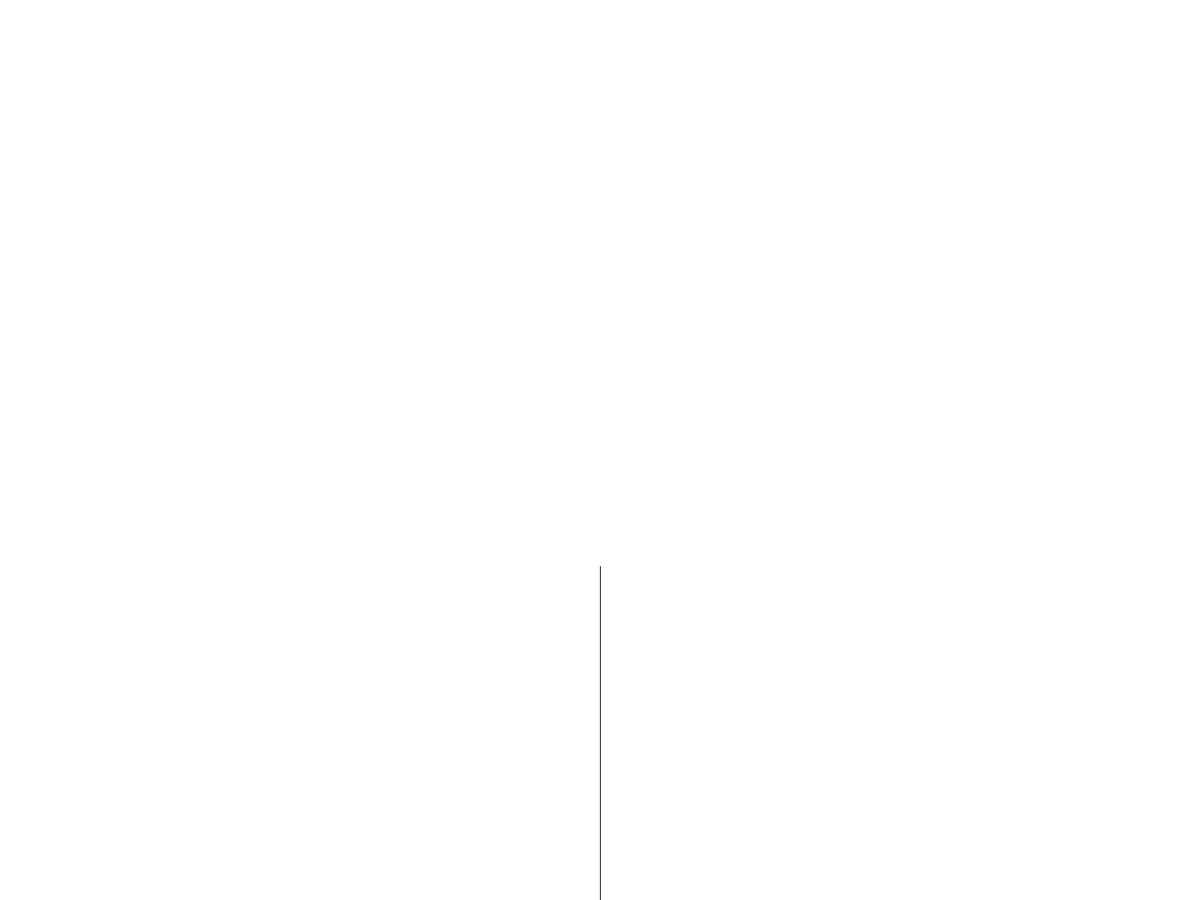
Frame 1 (no input)
Frame 60 (the mouse pressed at the canvas centre just before this capture): identical to frame 1, image omitted
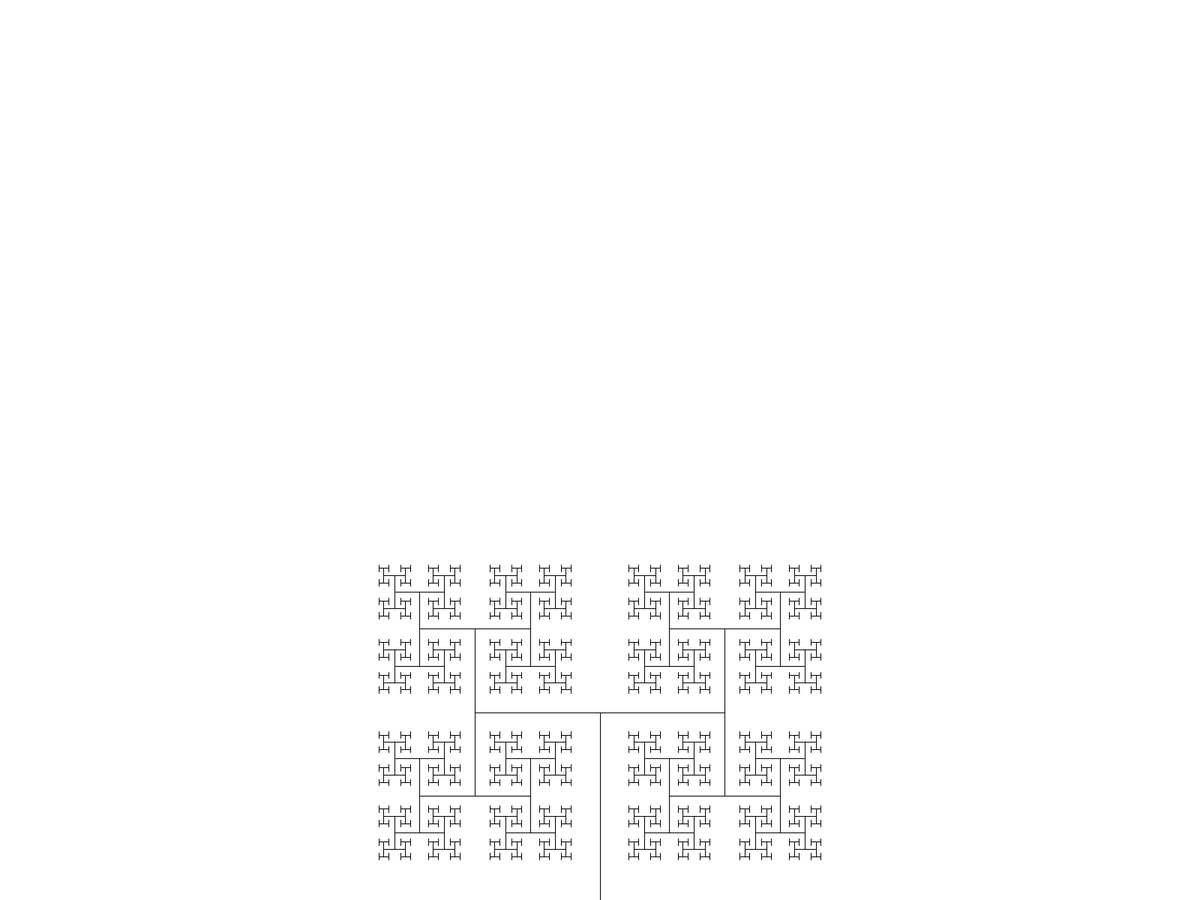
Frame 120 (the mouse held since frame 60 and released just before this capture)

The Processing sketch that drew these frames (run headless with seeded random() and noise(); from frame 60 on, the mouse is pressed at the canvas centre):

// Processing sketch: BinaryTree
// ── BinaryTree.pde
float scrW, scrH;
float rootLength = 300;
int treeDepth = 10;
int numOfNodes = 4;
float angle = 60; // degrees
float ratioBasis = 2.0/3;

void setup()
{
  fullScreen();
  stroke(0);
  strokeWeight(1);
  drawTree();
}

void draw()
{
  if (pmouseX - mouseX != 0 || pmouseY - mouseY !=0 ) drawTree();
}
 
void drawTree()
{
  background(255);
  rootLength = 150 + 200 * (1.0*mouseX/width);
  angle = 180 * (1.0*mouseY/height);
  line(width/2, height, width/2, height - rootLength );
  drawBrench(0, width/2, height, width/2, height-rootLength);
}

void drawBrench(int level, float px, float py, float x, float y)
{
  if (level < treeDepth)
  {    
    Vector v1 = new Vector(x - px, y - py);
    v1 = v1.mult(ratioBasis).rotate(-angle);
    Vector v2 = v1.rotate(2*angle);

    line(x, y, x + v1.x, y + v1.y);
    line(x, y, x + v2.x, y + v2.y);
    
    drawBrench(level+1, x, y, x + v1.x, y + v1.y);
    drawBrench(level+1, x, y, x + v2.x, y + v2.y);
  }
}

class Vector
{
  public
    float x,y;
  
  Vector(float x, float y)
  {
    this.x = x;
    this.y = y;
  }
  public String toString() { return "(" + this.x + ", " + this.y + ")";}
  public float len() { return sqrt(sq(this.x) + sq(this.y)); }
  public Vector copy(Vector v) { return new Vector(v.x, v.y); }
  public Vector mult(float factor) { return new Vector(this.x * factor, this.y * factor); }
  public Vector add(Vector v) { return new Vector(this.x + v.x, this.y + v.y); }
  public Vector sub(Vector v) { return new Vector(this.x - v.x, this.y - v.y); }
  public Vector normal1() { return new Vector(this.y, -this.x); }
  public Vector normal2() { return new Vector(-this.y, this.x); }
  public Vector rotate(float angle) { return  new Vector(
                                                        this.x * cos(radians(angle)) - this.y * sin(radians(angle)), 
                                                        this.x * sin(radians(angle)) + this.y * cos(radians(angle))
                                                        ); 
                                    }
  
}  
